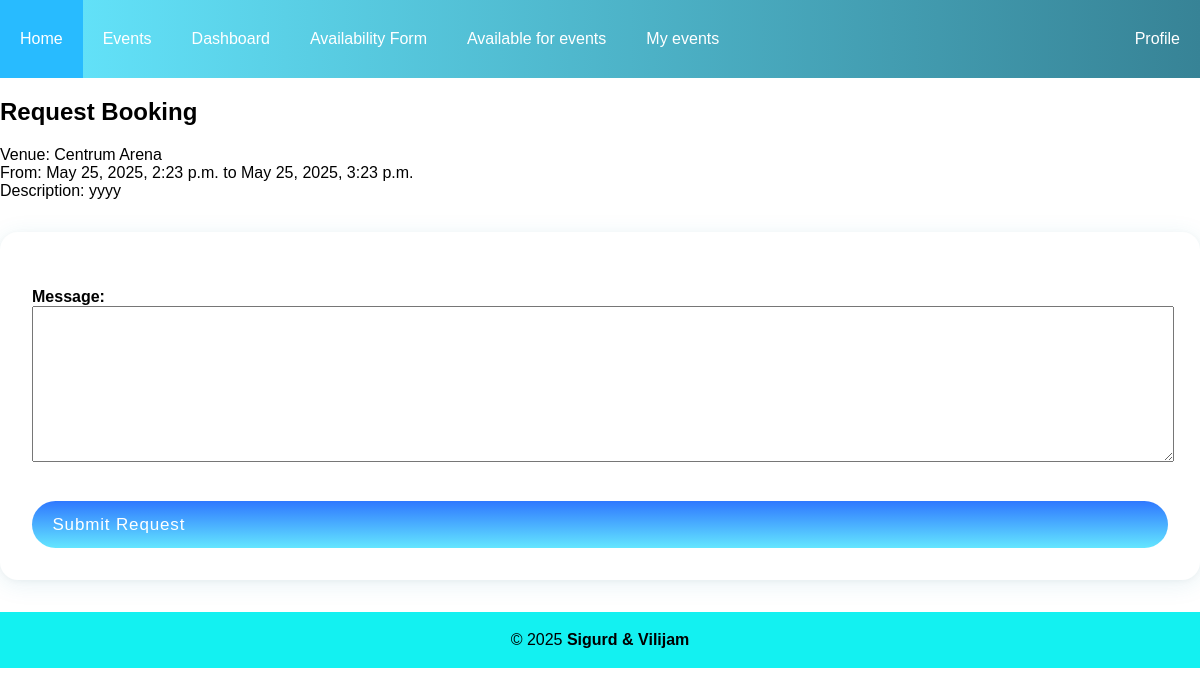
/availability/25/request/ (signed in), run on the app's committed database.
### app/models.py (models this page shows, shortened)
class Availability(models.Model):
    TYPE_CHOICES = [
        ("artist", "Artist"),
        ("venue", "Venue"),
    ]
    type = models.CharField(max_length=10, choices=TYPE_CHOICES)
    artist = models.ForeignKey(
        Artist,
        on_delete=models.CASCADE,
        null=True,
        blank=True,
        related_name="availability_artist",
    )
    venue = models.ForeignKey(
        Venue,
        on_delete=models.CASCADE,
        null=True,
        blank=True,
        related_name="availability_venue",
    )
    start_time = models.DateTimeField()
    end_time = models.DateTimeField()
    description = models.TextField()
    class Meta:
        constraints = [
            models.CheckConstraint(
                check=(
                    models.Q(artist__isnull=False, venue__isnull=True)
                    | models.Q(artist__isnull=True, venue__isnull=False)
                ),
                name="artist_or_venue_only",
            )
        ]

class Venue(models.Model):
    user = models.OneToOneField(
        User, on_delete=models.CASCADE, related_name="venue_user"
    )
    location = models.ForeignKey(
        "Location", on_delete=models.CASCADE, related_name="venue_location"
    )
    venuecapacity = models.IntegerField()
    venueimage = models.ImageField(
        upload_to="venuepics/", default="venuepics/default.png", null=True, blank=True
    )
    venuefans = models.ManyToManyField(User, related_name="venue_fans", blank=True)
    genres = models.ManyToManyField(Genre, related_name="venues", blank=True)

class User(AbstractUser):
    choices = [
        ("fan", "Fan"),
        ("artist", "Artist"),
        ("venue", "Venue"),
        ("doorman", "Doorman"),
    ]
    role = models.CharField(max_length=100, choices=choices, default="fan")
    profilename = models.CharField(
        max_length=100
    )  # Name on profile different from username and full name
    bio = models.TextField(max_length=1000, null=True, blank=True)
    profilepic = models.ImageField(
        upload_to="profilepics/",
        default="profilepics/default.png",
        null=True,
        blank=True,
    )

### app/views.py (the view)
# urls.py: path('availability/<int:availability_id>/request/', views.requestbooking, name='requestbooking'),
@profile_required
@login_required
@role_required(["artist", "venue"])
def requestbooking(request, availability_id):
    availability = get_object_or_404(Availability, id=availability_id)
    is_owner = False
    if availability.artist and availability.artist.user == request.user:
        is_owner = True
    if availability.venue and availability.venue.user == request.user:
        is_owner = True
    if is_owner:
        messages.error(request, "You cannot book your own availability.")
        return redirect("available")
    if request.method == "POST":
        form = BookingForm(request.POST)
        if form.is_valid():
            booking = form.save(commit=False)
            booking.user = request.user
            booking.availability = availability
            booking.save()
            return redirect("bookingsuccess")  # Redirect to a success page
    else:
        form = BookingForm()
    return render(request, "booking.html", {"form": form, "availability": availability})

### forms.py
class BookingForm(forms.ModelForm):
    class Meta:
        model = Booking
        fields = ["message"]

### app/utils.py (called while the page is built)
def role_required(allowed_roles):
    def decorator(view_func):
        @wraps(view_func)
        def _wrapped_view(request, *args, **kwargs):
            if not request.user.is_authenticated:
                return HttpResponse(
                    "You must be logged in to access this page.", status=403
                )
            if request.user.role not in allowed_roles:
                return HttpResponse(
                    "You do not have permission to access this page.", status=403
                )
            return view_func(request, *args, **kwargs)
        return _wrapped_view
    return decorator

def profile_required(view_func):
    @wraps(view_func)
    def checkprofile(request, *args, **kwargs):
        user = request.user
        if not (
            hasattr(user, "fan_user")
            or hasattr(user, "artist_user")
            or hasattr(user, "venue_user")
            or hasattr(user, "doorman_user")
        ):
            return redirect("createprofile")
        return view_func(request, *args, **kwargs)
    return checkprofile

### templates/booking.html (shortened to what this page needs)
{% extends "base.html" %}
{% block content %}
<h2>Request Booking</h2>
<p>
    {% if availability.type == 'artist' %}
    Artist: {{ availability.artist.user.profilename }}
    {% elif availability.type == 'venue' %}
    Venue: {{ availability.venue.user.profilename }}
    {% endif %}
    <br>
    From: {{ availability.start_time }} to {{ availability.end_time }}
    <br>
    Description: {{ availability.description }}
</p>
<form method="post">
    {{ form.as_p }}
    <button type="submit">Submit Request</button>
</form>
{% endblock %}

### static/css/base.css (style rules this page uses)
body { font-family: Verdana, Geneva, Tahoma, sans-serif; background: linear-gradient(rgb(255, 255, 255), rgb(255, 255, 255)); margin: 0; }
button { display: flex; align-items: center; font-family: inherit; cursor: pointer; font-weight: 500; font-size: 17px; padding: 0.8em 1.5em 0.8em 1.2em; color: white; background: linear-gradient(0deg, rgba(100, 230, 255, 1) 0%, rgb(47, 120, 255) 100%); border: none; letter-spacing: 0.05em; border-radius: 20em; }
form textarea { width: 100%; }
form { background: white; border-radius: 18px; box-shadow: 0 4px 24px rgba(33, 134, 166, 0.10), 0 1.5px 6px rgba(0, 0, 0, 0.04); margin: 2rem auto; padding: 2.5rem 2rem 2rem 2rem; display: flex; flex-direction: column; gap: 1.2rem; }
form label { font-weight: bold; margin-bottom: 0.5rem; }

### data on the page
Availability: venue.user.profilename "Centrum Arena", start_time "May 25, 2025, 2:23 p.m.", end_time "May 25, 2025, 3:23 p.m.", description "yyyy"
